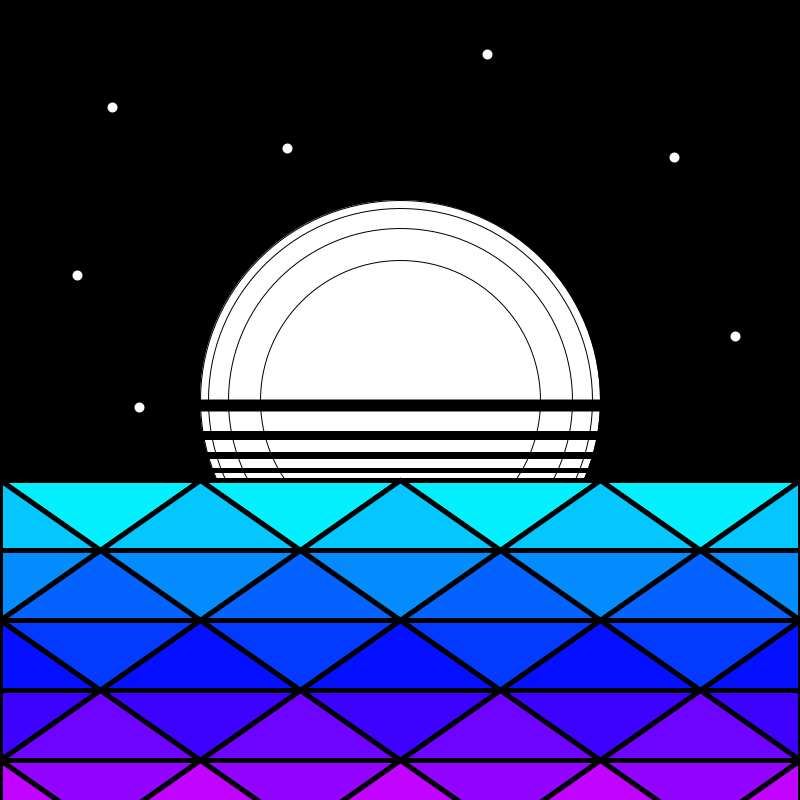
Frame 1 (no input)
Frame 60 (the mouse pressed at the canvas centre just before this capture): identical to frame 1, image omitted
Frame 120 (the mouse held since frame 60 and released just before this capture): identical to frame 1, image omitted

The Processing sketch that drew this single still picture (run headless with seeded random() and noise(); from frame 60 on, the mouse is pressed at the canvas centre):

// Processing sketch: LuisSotoOrtega__GD105_The_Album_Cover_Piece
// ── LuisSotoOrtega__GD105_The_Album_Cover_Piece.pde
/*
Luis Soto Ortega
The Album Cover Piece
GD 105
*/

// this code block runs once
void setup(){
  // canvas size
  size(800, 800);
}

// this code block runs every frame
void draw(){
  // change background color
  background(#000000);
  
  // This is the moon in the back
  fill(#ffffff);
  strokeWeight(1);
  stroke(0);
  circle(width * 0.5, height * 0.5, width * 0.50);
  circle(width * 0.5, height * 0.5, width * 0.48);
  circle(width * 0.5, height * 0.5, width * 0.43);
  circle(width * 0.5, height * 0.5, width * 0.35);
  
  strokeWeight(5);
  
  // first layer of ocean
  fill(#04f0ff);
  triangle(0, 480, 100, 550, 200, 480);
  triangle(200, 480, 300, 550, 400, 480);
  triangle(400, 480, 500, 550, 600, 480);
  triangle(600, 480, 700, 550, 800, 480);
  
  // second layer of ocean
  fill(#04c7ff);
  triangle(0, 550, 0, 480, 100, 550);
  triangle(100, 550, 200, 480, 300, 550);
  triangle(300, 550, 400, 480, 500, 550);
  triangle(500, 550, 600, 480, 700, 550);
  triangle(700, 550, 800, 480, 800, 550);
  
  // third layer of ocean
  fill(#048cff);
  triangle(0, 550, 0, 620, 100, 550);
  triangle(100, 550, 200, 620, 300, 550);
  triangle(300, 550, 400, 620, 500, 550);
  triangle(500, 550, 600, 620, 700, 550);
  triangle(700, 550, 800, 620, 800, 550);
  
  // fourth layer of ocean
  fill(#0462ff);
  triangle(0, 620, 100, 550, 200, 620);
  triangle(200, 620, 300, 550, 400, 620);
  triangle(400, 620, 500, 550, 600, 620);
  triangle(600, 620, 700, 550, 800, 620);
  
  // fifth layer of ocean
  fill(#0439ff);
  triangle(0, 620, 100, 690, 200, 620);
  triangle(200, 620, 300, 690, 400, 620);
  triangle(400, 620, 500, 690, 600, 620);
  triangle(600, 620, 700, 690, 800, 620);
  
  // sixth layer of ocean
  fill(#0410ff);
  triangle(0, 690, 0, 620, 100, 690);
  triangle(100, 690, 200, 620, 300, 690);
  triangle(300, 690, 400, 620, 500, 690);
  triangle(500, 690, 600, 620, 700, 690);
  triangle(700, 690, 800, 620, 800, 690);
  
  // seventh layer of ocean
  fill(#3d01fe);
  triangle(0, 690, 0, 760, 100, 690);
  triangle(100, 690, 200, 760, 300, 690);
  triangle(300, 690, 400, 760, 500, 690);
  triangle(500, 690, 600, 760, 700, 690);
  triangle(700, 690, 800, 760, 800, 690);
  
  // eighth layer of ocean
  fill(#6e04ff);
  triangle(0, 760, 100, 690, 200, 760);
  triangle(200, 760, 300, 690, 400, 760);
  triangle(400, 760, 500, 690, 600, 760);
  triangle(600, 760, 700, 690, 800, 760);
  
  // ninth layer of ocean
  fill(#9204ff);
  triangle(0, 760, 100, 830, 200, 760);
  triangle(200, 760, 300, 830, 400, 760);
  triangle(400, 760, 500, 830, 600, 760);
  triangle(600, 760, 700, 830, 800, 760);
  
  // tenth layer of ocean
  fill(#c104ff);
  triangle(0, 830, 0, 760, 100, 830);
  triangle(100, 830, 200, 760, 300, 830);
  triangle(300, 830, 400, 760, 500, 830);
  triangle(500, 830, 600, 760, 700, 830);
  triangle(700, 830, 800, 760, 800, 830);
  
  // moon design
  strokeWeight(5);
  line(0, 470, 800, 470);
  strokeWeight(7);
  line(0, 455, 800, 455);
  strokeWeight(9);
  line(0, 435, 800, 435);
  strokeWeight(12);
  line(0, 405, 800, 405);
  
  // stars
  stroke(255);
  strokeWeight(10);
  point(112,107);
  point(487,54);
  point(674,157);
  point(77,275);
  point(287,148);
  point(735,336);
  point(139,407);
  
  
  
  // save the image
  if (frameCount == 1) {
    save("output.png");
  }
}
